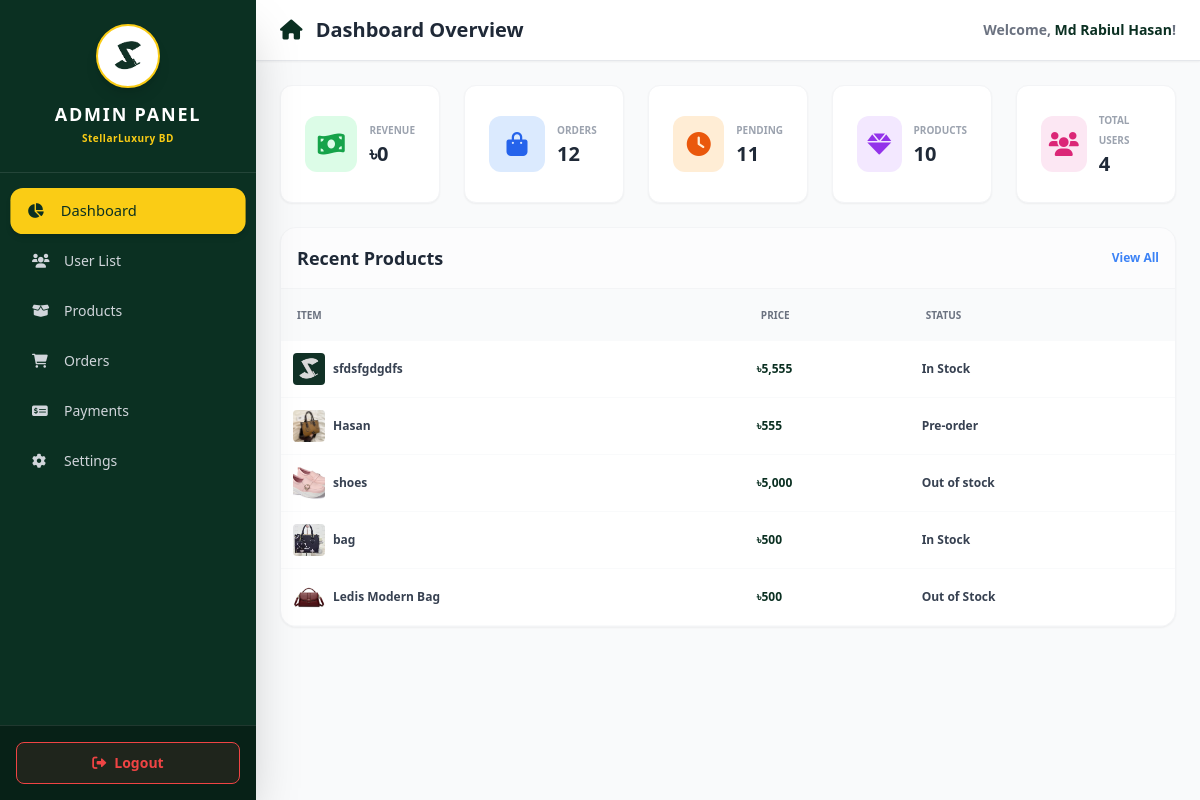
The page /admin/index.php (signed in) on the database its author committed.
### tables this page shows
CREATE TABLE `products` (
  `id` int(11) NOT NULL,
  `name` varchar(255) NOT NULL,
  `category` varchar(100) NOT NULL,
  `material` varchar(100) NOT NULL,
  `price` decimal(10,2) NOT NULL,
  `old_price` decimal(10,2) DEFAULT NULL,
  `stock_status` varchar(50) NOT NULL,
  `image` varchar(255) NOT NULL,
  `video` varchar(255) DEFAULT NULL,
  `image2` varchar(255) DEFAULT NULL,
  `image3` varchar(255) DEFAULT NULL,
  `image4` varchar(255) DEFAULT NULL,
  `image5` varchar(255) DEFAULT NULL,
  `image6` varchar(255) DEFAULT NULL,
  `image7` varchar(255) DEFAULT NULL,
  `image8` varchar(255) DEFAULT NULL,
  `description` text NOT NULL
);

### admin/index.php (the view, shortened to what this page needs)
<?php
include '../db.php';
$total_products = $total_orders = $pending_orders = $total_revenue = $total_users = 0;
$recent_products = [];
try {
    $prod_res = $conn->query("SELECT COUNT(*) AS count FROM products");
    if($prod_res) { $total_products = $prod_res->fetch_assoc()['count']; }
    $ord_res = $conn->query("SELECT COUNT(*) AS count FROM orders");
    if($ord_res) { $total_orders = $ord_res->fetch_assoc()['count']; }
    $pend_res = $conn->query("SELECT COUNT(*) AS count FROM orders WHERE status='Pending'");
    if($pend_res) { $pending_orders = $pend_res->fetch_assoc()['count']; }
    $rev_res = $conn->query("SELECT SUM(total_amount) AS revenue FROM orders WHERE status='Delivered'");
    if($rev_res) { $rev = $rev_res->fetch_assoc()['revenue']; $total_revenue = $rev ? $rev : 0; }
    $user_res = $conn->query("SELECT COUNT(*) AS count FROM users");
    if($user_res) { $total_users = $user_res->fetch_assoc()['count']; }
    $recent_res = $conn->query("SELECT * FROM products ORDER BY id DESC LIMIT 5");
    if($recent_res) { while($row = $recent_res->fetch_assoc()) { $recent_products[] = $row; } }
} catch(Exception $e) {}
?>
<!DOCTYPE html>
<html lang="en">
<head>
    <script src="https://cdn.tailwindcss.com"></script>
    <link rel="stylesheet" href="https://cdnjs.cloudflare.com/ajax/libs/font-awesome/6.0.0/css/all.min.css">
</head>
<body class="bg-gray-50 flex flex-col md:flex-row h-screen overflow-hidden text-sm font-sans">
    <aside id="sidebar" class="fixed inset-y-0 left-0 w-64 bg-[#0B3022] text-white flex flex-col shadow-2xl z-50 transform -translate-x-full transition-transform duration-300 md:relative md:translate-x-0 h-full">
        <div class="p-6 border-b border-white/10 text-center mt-6 md:mt-0">
            <div class="w-16 h-16 mx-auto flex items-center justify-center mb-3 bg-white rounded-full border-2 border-[#facc15] shadow-lg p-1">
                <img src="../images/logo.png" onerror="this.style.display='none'; this.nextElementSibling.style.display='block';" alt="Logo" class="w-full h-full object-contain rounded-full">
            </div>
            <h2 class="text-lg font-extrabold tracking-widest uppercase">Admin Panel</h2>
            <p class="text-[10px] text-[#facc15] font-bold tracking-wider">StellarLuxury BD</p>
        </div>
        <nav class="flex-1 px-4 py-4 space-y-1.5 overflow-y-auto custom-scrollbar">
            <?php $page = basename($_SERVER['PHP_SELF']); ?>
            <a href="index.php" class="flex items-center gap-3 px-4 py-3 rounded-xl transition font-medium <?php echo $page == 'index.php' ? 'bg-[#facc15] text-[#0B3022] font-bold shadow-md transform scale-105' : 'text-gray-300 hover:bg-white/10 hover:text-white'; ?>"><i class="fas fa-chart-pie w-5"></i> Dashboard</a>
            <a href="users.php" class="flex items-center gap-3 px-4 py-3 rounded-xl transition font-medium <?php echo ($page == 'users.php' || $page == 'user_view.php') ? 'bg-[#facc15] text-[#0B3022] font-bold shadow-md transform scale-105' : 'text-gray-300 hover:bg-white/10 hover:text-white'; ?>"><i class="fas fa-users w-5"></i> User List</a>
            <a href="products.php" class="flex items-center gap-3 px-4 py-3 rounded-xl transition font-medium <?php echo $page == 'products.php' ? 'bg-[#facc15] text-[#0B3022] font-bold shadow-md transform scale-105' : 'text-gray-300 hover:bg-white/10 hover:text-white'; ?>"><i class="fas fa-box-open w-5"></i> Products</a>
            <a href="orders.php" class="flex items-center gap-3 px-4 py-3 rounded-xl transition font-medium <?php echo $page == 'orders.php' ? 'bg-[#facc15] text-[#0B3022] font-bold shadow-md transform scale-105' : 'text-gray-300 hover:bg-white/10 hover:text-white'; ?>"><i class="fas fa-shopping-cart w-5"></i> Orders</a>
            <a href="payment_requests.php" class="flex items-center gap-3 px-4 py-3 rounded-xl transition font-medium <?php echo $page == 'payment_requests.php' ? 'bg-[#facc15] text-[#0B3022] font-bold shadow-md transform scale-105' : 'text-gray-300 hover:bg-white/10 hover:text-white'; ?>"><i class="fas fa-money-check-alt w-5"></i> Payments</a>
            <a href="settings.php" class="flex items-center gap-3 px-4 py-3 rounded-xl transition font-medium <?php echo $page == 'settings.php' ? 'bg-[#facc15] text-[#0B3022] font-bold shadow-md transform scale-105' : 'text-gray-300 hover:bg-white/10 hover:text-white'; ?>"><i class="fas fa-cog w-5"></i> Settings</a>
        </nav>
        <div class="p-4 border-t border-white/10 bg-[#072117]">
            <a href="logout.php" class="flex items-center justify-center gap-2 w-full px-4 py-2.5 bg-red-500/10 border border-red-500 hover:bg-red-500 text-red-500 hover:text-white font-bold rounded-lg transition"><i class="fas fa-sign-out-alt"></i> Logout</a>
        </div>
    </aside>
    <main class="flex-1 flex flex-col h-full overflow-hidden relative">
        <header class="bg-white shadow-sm border-b border-gray-200 px-4 md:px-6 py-4 flex justify-between items-center z-10 hidden md:flex">
            <h1 class="text-xl font-extrabold text-gray-800"><i class="fas fa-home text-[#0B3022] mr-2"></i> Dashboard Overview</h1>
            <span class="text-gray-500 font-bold">Welcome, <span class="text-[#0B3022]"><?php echo $_SESSION['admin_name']; ?></span>!</span>
        </header>
        <div class="flex-1 overflow-y-auto p-4 md:p-6 custom-scrollbar">
            <div class="grid grid-cols-2 md:grid-cols-3 lg:grid-cols-5 gap-3 md:gap-6 mb-6">
                <div class="bg-white p-3 md:p-6 rounded-xl shadow-sm border border-gray-100 flex flex-col md:flex-row items-center gap-3 text-center md:text-left">
                    <div class="w-10 h-10 md:w-14 md:h-14 rounded-full md:rounded-xl bg-green-100 text-green-600 flex items-center justify-center text-lg md:text-2xl"><i class="fas fa-money-bill-wave"></i></div>
                    <div><p class="text-[9px] md:text-[10px] font-bold text-gray-400 uppercase">Revenue</p><h3 class="text-sm md:text-xl font-black text-gray-800">৳<?php echo number_format($total_revenue); ?></h3></div>
                </div>
                <div class="bg-white p-3 md:p-6 rounded-xl shadow-sm border border-gray-100 flex flex-col md:flex-row items-center gap-3 text-center md:text-left">
                    <div class="w-10 h-10 md:w-14 md:h-14 rounded-full md:rounded-xl bg-blue-100 text-blue-600 flex items-center justify-center text-lg md:text-2xl"><i class="fas fa-shopping-bag"></i></div>
                    <div><p class="text-[9px] md:text-[10px] font-bold text-gray-400 uppercase">Orders</p><h3 class="text-sm md:text-xl font-black text-gray-800"><?php echo number_format($total_orders); ?></h3></div>
                </div>
                <div class="bg-white p-3 md:p-6 rounded-xl shadow-sm border border-gray-100 flex flex-col md:flex-row items-center gap-3 text-center md:text-left">
                    <div class="w-10 h-10 md:w-14 md:h-14 rounded-full md:rounded-xl bg-orange-100 text-orange-600 flex items-center justify-center text-lg md:text-2xl"><i class="fas fa-clock"></i></div>
                    <div><p class="text-[9px] md:text-[10px] font-bold text-gray-400 uppercase">Pending</p><h3 class="text-sm md:text-xl font-black text-gray-800"><?php echo number_format($pending_orders); ?></h3></div>
                </div>
                <div class="bg-white p-3 md:p-6 rounded-xl shadow-sm border border-gray-100 flex flex-col md:flex-row items-center gap-3 text-center md:text-left">
                    <div class="w-10 h-10 md:w-14 md:h-14 rounded-full md:rounded-xl bg-purple-100 text-purple-600 flex items-center justify-center text-lg md:text-2xl"><i class="fas fa-gem"></i></div>
                    <div><p class="text-[9px] md:text-[10px] font-bold text-gray-400 uppercase">Products</p><h3 class="text-sm md:text-xl font-black text-gray-800"><?php echo number_format($total_products); ?></h3></div>
                </div>
                <div class="bg-white p-3 md:p-6 rounded-xl shadow-sm border border-gray-100 flex flex-col md:flex-row items-center gap-3 text-center md:text-left col-span-2 md:col-span-1 lg:col-span-1">
                    <div class="w-10 h-10 md:w-14 md:h-14 rounded-full md:rounded-xl bg-pink-100 text-pink-600 flex items-center justify-center text-lg md:text-2xl"><i class="fas fa-users"></i></div>
                    <div><p class="text-[9px] md:text-[10px] font-bold text-gray-400 uppercase">Total Users</p><h3 class="text-sm md:text-xl font-black text-gray-800"><?php echo number_format($total_users); ?></h3></div>
                </div>
            </div>
            <div class="bg-white rounded-2xl shadow-sm border border-gray-100 overflow-hidden mb-6">
                <div class="p-4 border-b border-gray-100 flex justify-between items-center bg-gray-50/50">
                    <h3 class="text-sm md:text-lg font-extrabold text-gray-800">Recent Products</h3>
                    <a href="products.php" class="text-xs font-bold text-blue-500">View All</a>
                </div>
                <div class="overflow-x-auto custom-scrollbar">
                    <table class="w-full text-left whitespace-nowrap">
                        <thead class="bg-gray-50 text-gray-500 text-[10px] uppercase font-extrabold">
                            <tr><th class="p-4">Item</th><th class="p-4">Price</th><th class="p-4">Status</th></tr>
                        </thead>
                        <tbody class="text-xs text-gray-700">
                            <?php if(count($recent_products) > 0): foreach($recent_products as $p): ?>
                                <tr class="border-b border-gray-50">
                                    <td class="p-3 flex items-center gap-2"><img src="../<?php echo !empty($p['image']) ? $p['image'] : 'images/placeholder.jpg'; ?>" class="w-8 h-8 object-cover rounded"><span class="font-bold truncate w-24 sm:w-auto"><?php echo htmlspecialchars($p['name']); ?></span></td>
                                    <td class="p-3 font-black text-[#0B3022]">৳<?php echo number_format($p['price']); ?></td>
                                    <td class="p-3 font-bold"><?php echo htmlspecialchars($p['stock_status']); ?></td>
                                </tr>
                            <?php endforeach; else: ?>
                                <tr><td colspan="3" class="p-6 text-center text-gray-400">No products yet.</td></tr>
                            <?php endif; ?>
                        </tbody>
                    </table>
                </div>
            </div>
        </div>
    </main>
</body>
</html>

### rows shown on the page
products: image (picture), name "sfdsfgdgdfs", price "5,555", stock_status "In Stock"
products: image (picture), name "Hasan", price "555", stock_status "Pre-order"
products: image (picture), name "shoes", price "5,000", stock_status "Out of stock"
products: image (picture), name "bag", price "500", stock_status "In Stock"
products: image (picture), name "Ledis Modern Bag", price "500", stock_status "Out of Stock"

### other values the page prints
$_SESSION['admin_name'] "Md Rabiul Hasan"
$total_revenue "0"
$total_orders "12"
$pending_orders "11"
$total_products "10"
$total_users "4"
